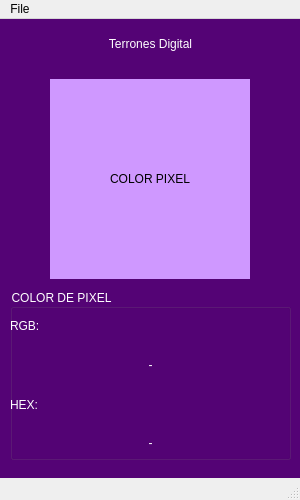
<?xml version="1.0" encoding="UTF-8"?>
<ui version="4.0">
 <class>MainWindow</class>
 <widget class="QMainWindow" name="MainWindow">
  <property name="geometry">
   <rect>
    <x>0</x>
    <y>0</y>
    <width>300</width>
    <height>500</height>
   </rect>
  </property>
  <property name="minimumSize">
   <size>
    <width>300</width>
    <height>500</height>
   </size>
  </property>
  <property name="maximumSize">
   <size>
    <width>300</width>
    <height>500</height>
   </size>
  </property>
  <property name="windowTitle">
   <string>GET PIXEL</string>
  </property>
  <property name="windowIcon">
   <iconset resource="iconos.qrc">
    <normaloff>:/img/colores.png</normaloff>:/img/colores.png</iconset>
  </property>
  <property name="styleSheet">
   <string notr="true">QWidget#centralwidget{
background-color: rgb(84, 3, 117);
}</string>
  </property>
  <widget class="QWidget" name="centralwidget">
   <widget class="QLabel" name="label_pixel">
    <property name="geometry">
     <rect>
      <x>50</x>
      <y>60</y>
      <width>200</width>
      <height>200</height>
     </rect>
    </property>
    <property name="styleSheet">
     <string notr="true">background-color: rgb(207, 152, 255);</string>
    </property>
    <property name="text">
     <string>&lt;html&gt;&lt;head/&gt;&lt;body&gt;&lt;p align=&quot;center&quot;&gt;COLOR PIXEL&lt;/p&gt;&lt;/body&gt;&lt;/html&gt;</string>
    </property>
   </widget>
   <widget class="QGroupBox" name="groupBox">
    <property name="geometry">
     <rect>
      <x>10</x>
      <y>270</y>
      <width>281</width>
      <height>171</height>
     </rect>
    </property>
    <property name="styleSheet">
     <string notr="true">font: 75 italic 16pt &quot;Calisto MT&quot;;
color: white;</string>
    </property>
    <property name="title">
     <string>COLOR DE PIXEL</string>
    </property>
    <widget class="QWidget" name="verticalLayoutWidget">
     <property name="geometry">
      <rect>
       <x>0</x>
       <y>20</y>
       <width>281</width>
       <height>151</height>
      </rect>
     </property>
     <layout class="QVBoxLayout" name="verticalLayout">
      <item>
       <widget class="QLabel" name="label_2">
        <property name="text">
         <string>RGB:</string>
        </property>
       </widget>
      </item>
      <item>
       <widget class="QLabel" name="label_rgb">
        <property name="text">
         <string>&lt;html&gt;&lt;head/&gt;&lt;body&gt;&lt;p align=&quot;center&quot;&gt;-&lt;/p&gt;&lt;/body&gt;&lt;/html&gt;</string>
        </property>
        <property name="alignment">
         <set>Qt::AlignCenter</set>
        </property>
        <property name="textInteractionFlags">
         <set>Qt::LinksAccessibleByMouse|Qt::TextSelectableByKeyboard|Qt::TextSelectableByMouse</set>
        </property>
       </widget>
      </item>
      <item>
       <widget class="QLabel" name="label_4">
        <property name="text">
         <string>HEX:</string>
        </property>
       </widget>
      </item>
      <item>
       <widget class="QLabel" name="label_hex">
        <property name="text">
         <string>&lt;html&gt;&lt;head/&gt;&lt;body&gt;&lt;p align=&quot;center&quot;&gt;-&lt;/p&gt;&lt;/body&gt;&lt;/html&gt;</string>
        </property>
        <property name="alignment">
         <set>Qt::AlignCenter</set>
        </property>
        <property name="textInteractionFlags">
         <set>Qt::LinksAccessibleByMouse|Qt::TextSelectableByKeyboard|Qt::TextSelectableByMouse</set>
        </property>
       </widget>
      </item>
     </layout>
    </widget>
   </widget>
   <widget class="QLabel" name="label_6">
    <property name="geometry">
     <rect>
      <x>10</x>
      <y>0</y>
      <width>281</width>
      <height>51</height>
     </rect>
    </property>
    <property name="styleSheet">
     <string notr="true">font: 75 italic 30pt &quot;Calisto MT&quot;;
color: white;</string>
    </property>
    <property name="text">
     <string>&lt;html&gt;&lt;head/&gt;&lt;body&gt;&lt;p align=&quot;center&quot;&gt;Terrones Digital&lt;/p&gt;&lt;/body&gt;&lt;/html&gt;</string>
    </property>
   </widget>
  </widget>
  <widget class="QMenuBar" name="menubar">
   <property name="geometry">
    <rect>
     <x>0</x>
     <y>0</y>
     <width>300</width>
     <height>21</height>
    </rect>
   </property>
   <widget class="QMenu" name="menuFile">
    <property name="title">
     <string>File</string>
    </property>
    <addaction name="actionOpen"/>
    <addaction name="separator"/>
    <addaction name="actionExit"/>
   </widget>
   <addaction name="menuFile"/>
  </widget>
  <widget class="QStatusBar" name="statusbar"/>
  <action name="actionOpen">
   <property name="icon">
    <iconset resource="iconos.qrc">
     <normaloff>:/img/icons8-folder-50.png</normaloff>:/img/icons8-folder-50.png</iconset>
   </property>
   <property name="text">
    <string>Open</string>
   </property>
  </action>
  <action name="actionExit">
   <property name="text">
    <string>Exit</string>
   </property>
  </action>
 </widget>
 <resources>
  <include location="iconos.qrc"/>
 </resources>
 <connections/>
</ui>
